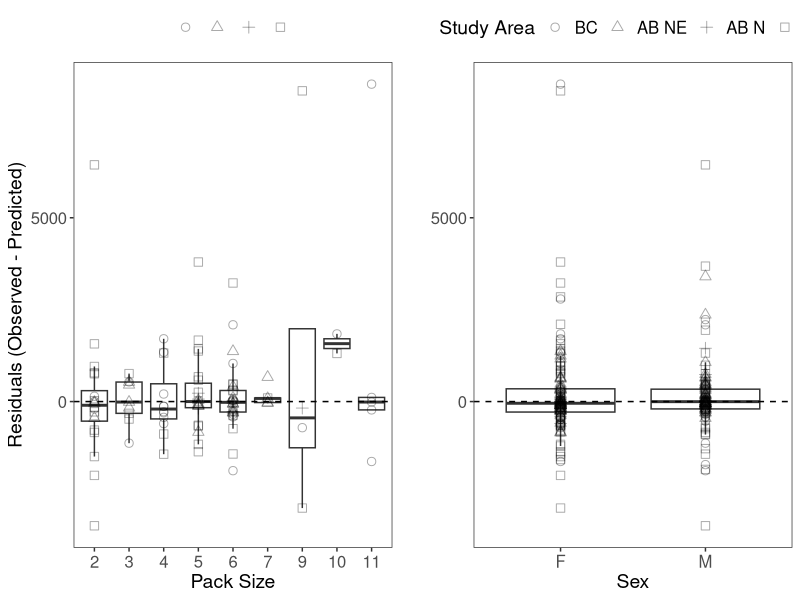
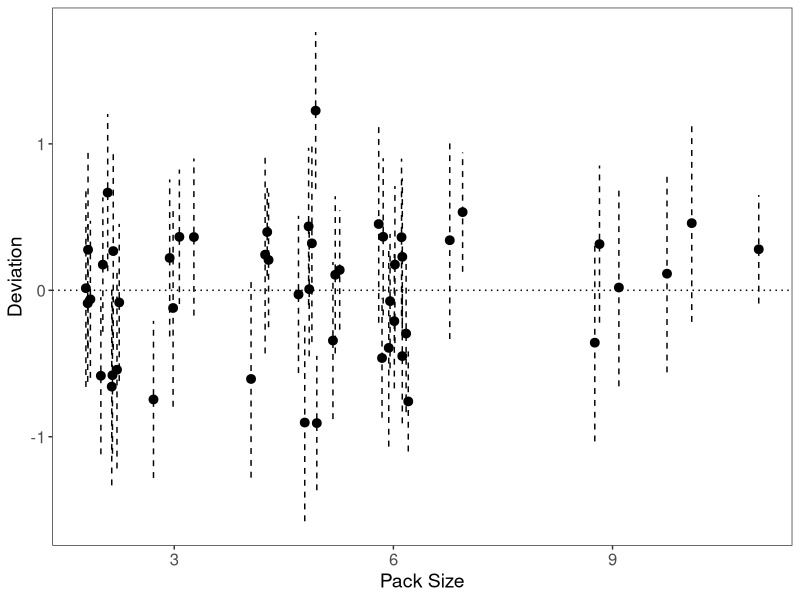

These figures' R source, in order:
## ---- chunk 1
knitr::opts_chunk$set(echo = TRUE)
## ---- chunk 2
require(stringr)
require(dplyr)
require(ggplot2)
require(cowplot)
require(nlme)
require(lme4)
require(broom)
require(broom.mixed)
require(lattice)


##Bring in main dataset:
DataLargerAvail<-read.csv(here::here("data", "All_estBuffEVILFDAtt.csv"))
##Make sure Extra-territorial home ranges identified previously are removed
DataLargerAvailNoET<-subset(DataLargerAvail, ExtraTerr == 0)
DataLargerAvailNoET<-subset(DataLargerAvailNoET, est <40000)#Extra-territorial movement also

##Scale delta EVI data
range01 <- function(x){(x-min(x,na.rm=TRUE))/(max(x,na.rm=TRUE)-min(x,na.rm=TRUE))}
DataLargerAvailNoET$EVIScaled<-range01(DataLargerAvailNoET$EVIMean)

DataLargerAvailNoET$AnimalYear<-paste(DataLargerAvailNoET$AnimalId, DataLargerAvailNoET$Year, sep="")
DataLargerAvailNoET$PackYear<-paste(DataLargerAvailNoET$PackID, DataLargerAvailNoET$Year, sep="")

#Subset to known packsize:
DataLargerAvailNoETPS<-subset(DataLargerAvailNoET, PackSize >1)

range01 <- function(x){(x-min(x,na.rm=TRUE))/(max(x,na.rm=TRUE)-min(x,na.rm=TRUE))}
DataLargerAvailNoETPS$EVIScaled<-range01(DataLargerAvailNoETPS$EVIMean)
## ---- chunk 3
modsexpshab3A<-lmer(log(est) ~ DiffDTScaled + Season + SA + LFD*EVIScaled + (1|PackYear), REML=FALSE, data = DataLargerAvailNoETPS)
modsexpshab3B<-lmer(log(est) ~ DiffDTScaled + Sex + Season + SA + LFD*EVIScaled + (1|PackYear), REML=FALSE, data = DataLargerAvailNoETPS)
modsexpshab3C<-lmer(log(est) ~ DiffDTScaled + PackSize + Season + SA + LFD*EVIScaled + (1|PackYear), REML=FALSE, data = DataLargerAvailNoETPS)
modsexpshab3D<-lmer(log(est) ~ DiffDTScaled + Sex + PackSize + Season + SA + LFD*EVIScaled + (1|PackYear), REML=FALSE, data = DataLargerAvailNoETPS)
AIC(modsexpshab3A, modsexpshab3B, modsexpshab3C, modsexpshab3D)
#Lowest AIC is the 3C - but it's within 2 AIC units.
##Does not support including pack size

#Test if Pack Size is significant
tablemodsexpshab3D<-tidy(modsexpshab3D)
tablemodsexpshab3D$CI<-1.96*tablemodsexpshab3D$std.error
tablemodsexpshab3D

## ---- chunk 4
meanx<-mean(DataLargerAvailNoET$EVIMean)
maxx<-max(DataLargerAvailNoET$EVIMean)
minx<-min(DataLargerAvailNoET$EVIMean)

wolflist<-unique(DataLargerAvailNoET$name)
pred.areadf <- data.frame()
for(i in wolflist){
  #print(i)
  testing <- subset(DataLargerAvailNoET, name == i)
  training <- subset(DataLargerAvailNoET, name != i)
  
  mymodel<-lmer(log(est) ~ DiffDTScaled + Season + SA + LFD*EVIScaled + (1|PackYear), REML=FALSE, data = training)
  testing$predArea <-  exp(predict(mymodel,testing, type=c("response"), re.form= ~(1|PackYear), allow.new.levels = TRUE))
  testing<-as.data.frame(testing)
  pred.areadf <- rbind(pred.areadf,testing)
}

pred.areadf$Dif<-pred.areadf$est-pred.areadf$predArea

##PackSize in the current dataframe is minimimum pack size estimated at capture
##Here I want to specifically look at pack size for that year
##There are a couple instances where pack size was estimated for > 1 year (because multiple captures)
##And instances where pack size wasn't estimated that year (because no captures)
##Because PackYear is the random intercept, I can use that information here
##In this analysis, only use pack size from the matching year

#PS is in MinimumPackSizes.csv
PackSizes<-read.csv(here::here("data", "MinimumPackSizes.csv"))
##There are multiple estimates per pack from multiple years
PackSizes$PackYear<-paste(PackSizes$PackID, PackSizes$Year, sep="")
pred.areadf$YearPackSize<-PackSizes$PackSize[match(pred.areadf$PackYear, PackSizes$PackYear)]

#Plot
PSPlot<-ggplot(data=subset(pred.areadf, Sex !="Unknown" & as.numeric(YearPackSize) <13), aes(x=as.factor(YearPackSize), y=(Dif))) +
  geom_boxplot(outlier.shape = NA)+
  geom_point(aes(shape=as.factor(SA)), size=2.5, alpha = 1/3)+
  scale_shape_discrete(name="Study Area", breaks=c("BC", "RICC", "WHEC", "SK"), solid=F)+
  theme_bw() +  
  geom_hline(yintercept=0, linetype="dashed")+
  xlab("Pack Size") +
  ylab("Residuals (Observed - Predicted)") +
  theme(axis.text.x = element_text(size=12), axis.title = element_text(size=14) ) + 
  theme(axis.text.y = element_text(size=12)) + 
  theme(panel.grid.minor=element_blank(), panel.grid.major=element_blank()) + 
  theme(legend.text = element_blank(),legend.title = element_blank(), legend.position="top", legend.box = "vertical")

pred.areadf$Sex[pred.areadf$Sex == "f"] <- "F"
SexPlot<-ggplot(data=subset(pred.areadf, Sex !="Unknown" & as.numeric(PackSize) <13), aes(x=(Sex), y=(Dif))) +
  geom_boxplot(outlier.shape = NA)+
  geom_point(aes(shape=as.factor(SA)), size=2.5, alpha = 1/3)+
  scale_shape_discrete(name="Study Area", breaks=c("BC", "RICC", "WHEC", "SK"), labels = c("BC", "AB NE", "AB N", "SK"), solid=F)+
  theme_bw() +  
  xlab("Sex") +
  geom_hline(yintercept=0, linetype="dashed")+
  ylab("") +
  theme(axis.text.x = element_text(size=12), axis.title = element_text(size=14) ) + 
  theme(axis.text.y = element_text(size=12)) + 
  theme(panel.grid.minor=element_blank(), panel.grid.major=element_blank()) + 
  theme(legend.text = element_text(size = 12),legend.title = element_text(size = 14), legend.position="top", legend.box = "vertical")

plot_grid(PSPlot, SexPlot, ncol = 2 , nrow = 1)

##Model
difsex<-lm(Dif ~ Sex, subset(pred.areadf, Sex != "Unknown"))
difPS<-lm(Dif ~ as.numeric(PackSize), subset(pred.areadf, as.numeric(PackSize) >0))
summary(difsex)
summary(difPS)

##The difference between obesrved and predicted home ranges is insignificantly larger for females than males
##The difference between observed and predicted home ranges is significantly larger as pack size increases
##Despite the effect of pack size being insignificant in models
##Though the plots suggest there may be a lack of data from larger packs
## ---- chunk 5
##Extract BLUPs
str(rr1 <- ranef(modsexpshab3A))
str(dd <- as.data.frame(rr1))
dd$blup<-dd$condval+9.39324
 
##PackSize in the current dataframe is minimimum pack size estimated at capture
##Here I want to specifically look at pack size for that year
##There are a couple instances where pack size was estimated for > 1 year (because multiple captures)
##And instances where pack size wasn't estimated that year (because no captures)
##Because PackYear is the random intercept, I can use that information here
##In this analysis, only use pack size from the matching year

PackSizes$PackYear<-paste(PackSizes$PackID, PackSizes$Year, sep="")
dd$YearPackSize<-PackSizes$PackSize[match(dd$grp, PackSizes$PackYear)]

ggplot(data=dd, aes(x=(YearPackSize), y=(condval))) +
  geom_pointrange(aes(ymin = condval-2*condsd, ymax = condval+2*condsd), 
                  position=position_jitter(width=0.3), 
                  linetype='dashed')+
  theme_bw() +  
  xlab("Pack Size") +
  ylab("Deviation") +
  geom_hline(yintercept=0, linetype = "dotted")+
  theme(axis.text.x = element_text(size=12), axis.title = element_text(size=14) ) + 
  theme(axis.text.y = element_text(size=12)) + 
  theme(panel.grid.minor=element_blank(), panel.grid.major=element_blank())

condvalPS<-lm(condval ~ as.numeric(YearPackSize), subset(dd, as.numeric(YearPackSize) >0))
summary(condvalPS)
